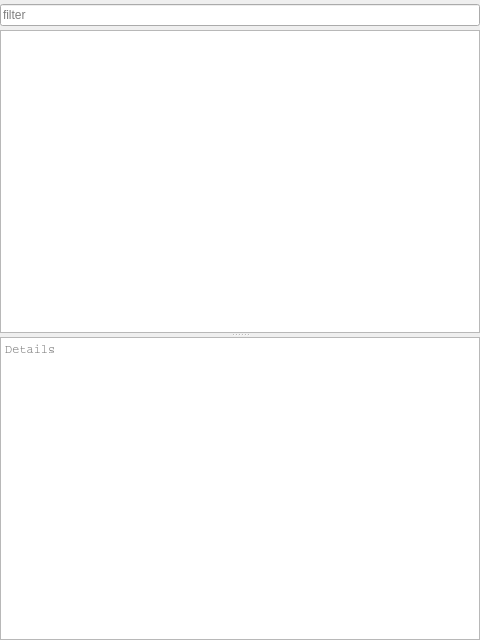
<?xml version="1.0" encoding="UTF-8"?>
<ui version="4.0">
 <class>LogViewerWidget</class>
 <widget class="QWidget" name="LogViewerWidget">
  <property name="geometry">
   <rect>
    <x>0</x>
    <y>0</y>
    <width>480</width>
    <height>640</height>
   </rect>
  </property>
  <property name="windowTitle">
   <string>Form</string>
  </property>
  <layout class="QVBoxLayout" name="verticalLayout">
   <property name="spacing">
    <number>4</number>
   </property>
   <property name="margin">
    <number>0</number>
   </property>
   <item>
    <widget class="QWidget" name="widget" native="true">
     <layout class="QHBoxLayout" name="horizontalLayout">
      <property name="margin">
       <number>0</number>
      </property>
     </layout>
    </widget>
   </item>
   <item>
    <widget class="QWidget" name="controlsWidget" native="true">
     <layout class="QHBoxLayout" name="horizontalLayout_2">
      <property name="spacing">
       <number>4</number>
      </property>
      <property name="margin">
       <number>0</number>
      </property>
      <item>
       <widget class="QLineEdit" name="filter">
        <property name="placeholderText">
         <string>filter</string>
        </property>
        <property name="clearButtonEnabled" stdset="0">
         <bool>true</bool>
        </property>
       </widget>
      </item>
     </layout>
    </widget>
   </item>
   <item>
    <widget class="QSplitter" name="splitter">
     <property name="orientation">
      <enum>Qt::Vertical</enum>
     </property>
     <widget class="QTreeView" name="treeView">
      <property name="editTriggers">
       <set>QAbstractItemView::NoEditTriggers</set>
      </property>
      <property name="alternatingRowColors">
       <bool>true</bool>
      </property>
      <property name="uniformRowHeights">
       <bool>true</bool>
      </property>
     </widget>
     <widget class="QTextEdit" name="details">
      <property name="font">
       <font>
        <family>Courier</family>
        <weight>50</weight>
        <bold>false</bold>
       </font>
      </property>
      <property name="readOnly">
       <bool>true</bool>
      </property>
      <property name="placeholderText" stdset="0">
       <string>Details</string>
      </property>
     </widget>
    </widget>
   </item>
  </layout>
 </widget>
 <resources/>
 <connections/>
</ui>
